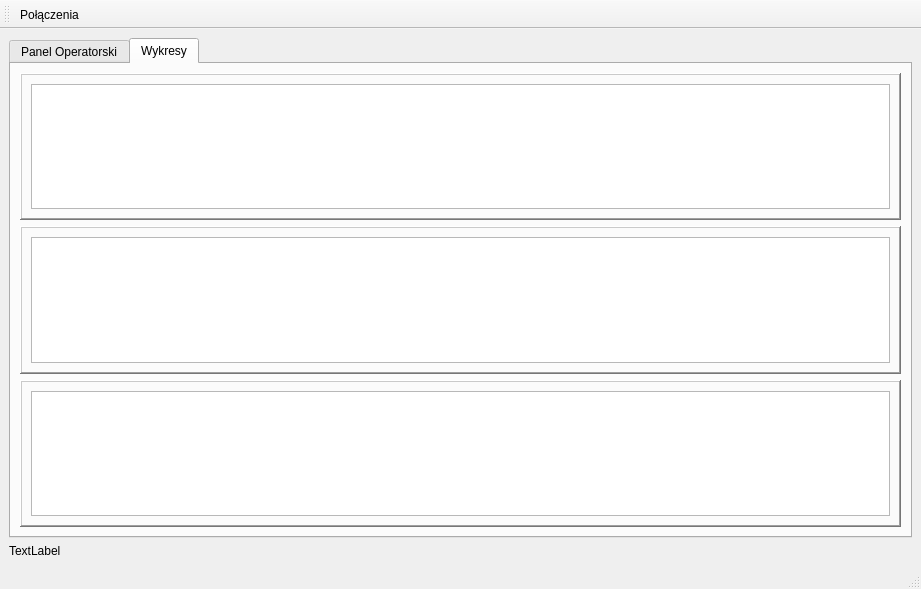
<?xml version="1.0" encoding="UTF-8"?>
<ui version="4.0">
 <class>MainWindow</class>
 <widget class="QMainWindow" name="MainWindow">
  <property name="geometry">
   <rect>
    <x>0</x>
    <y>0</y>
    <width>921</width>
    <height>589</height>
   </rect>
  </property>
  <property name="windowTitle">
   <string>MainWindow</string>
  </property>
  <widget class="QWidget" name="centralwidget">
   <layout class="QVBoxLayout" name="verticalLayout">
    <item>
     <widget class="QTabWidget" name="tabWidget">
      <property name="currentIndex">
       <number>1</number>
      </property>
      <widget class="QWidget" name="PanelOp">
       <attribute name="title">
        <string>Panel Operatorski</string>
       </attribute>
       <layout class="QHBoxLayout" name="horizontalLayout_3">
        <item>
         <layout class="QVBoxLayout" name="verticalLayout_6">
          <item>
           <widget class="QFrame" name="P_Frame_Viz">
            <property name="sizePolicy">
             <sizepolicy hsizetype="Preferred" vsizetype="Expanding">
              <horstretch>0</horstretch>
              <verstretch>0</verstretch>
             </sizepolicy>
            </property>
            <property name="frameShape">
             <enum>QFrame::WinPanel</enum>
            </property>
            <property name="frameShadow">
             <enum>QFrame::Raised</enum>
            </property>
            <layout class="QHBoxLayout" name="horizontalLayout_4">
             <item>
              <widget class="Viewer" name="View" native="true"/>
             </item>
            </layout>
           </widget>
          </item>
          <item>
           <widget class="QFrame" name="P_Frame_zad">
            <property name="frameShape">
             <enum>QFrame::WinPanel</enum>
            </property>
            <property name="frameShadow">
             <enum>QFrame::Raised</enum>
            </property>
            <layout class="QVBoxLayout" name="verticalLayout_5">
             <item>
              <layout class="QVBoxLayout" name="verticalLayout_4">
               <item>
                <widget class="QLabel" name="label_4">
                 <property name="text">
                  <string>Zadaj współrzędne:</string>
                 </property>
                </widget>
               </item>
               <item>
                <layout class="QHBoxLayout" name="horizontalLayout_2">
                 <item>
                  <layout class="QHBoxLayout" name="horizontalLayout">
                   <item>
                    <layout class="QFormLayout" name="formLayout">
                     <item row="0" column="0">
                      <widget class="QLabel" name="label">
                       <property name="text">
                        <string>X:</string>
                       </property>
                      </widget>
                     </item>
                     <item row="1" column="0">
                      <widget class="QLabel" name="label_2">
                       <property name="text">
                        <string>Y:</string>
                       </property>
                      </widget>
                     </item>
                     <item row="2" column="0">
                      <widget class="QLabel" name="label_3">
                       <property name="text">
                        <string>Z:</string>
                       </property>
                      </widget>
                     </item>
                     <item row="0" column="1">
                      <widget class="QLineEdit" name="LE_ZadajX">
                       <property name="sizePolicy">
                        <sizepolicy hsizetype="Fixed" vsizetype="Preferred">
                         <horstretch>0</horstretch>
                         <verstretch>0</verstretch>
                        </sizepolicy>
                       </property>
                      </widget>
                     </item>
                     <item row="1" column="1">
                      <widget class="QLineEdit" name="LE_ZadajY">
                       <property name="sizePolicy">
                        <sizepolicy hsizetype="Fixed" vsizetype="Preferred">
                         <horstretch>0</horstretch>
                         <verstretch>0</verstretch>
                        </sizepolicy>
                       </property>
                      </widget>
                     </item>
                     <item row="2" column="1">
                      <widget class="QLineEdit" name="LE_ZadajZ">
                       <property name="sizePolicy">
                        <sizepolicy hsizetype="Fixed" vsizetype="Preferred">
                         <horstretch>0</horstretch>
                         <verstretch>0</verstretch>
                        </sizepolicy>
                       </property>
                      </widget>
                     </item>
                    </layout>
                   </item>
                   <item>
                    <layout class="QVBoxLayout" name="verticalLayout_3">
                     <item>
                      <widget class="QPushButton" name="PB_Wyczysc">
                       <property name="text">
                        <string>Wyczyść</string>
                       </property>
                      </widget>
                     </item>
                     <item>
                      <widget class="QPushButton" name="PB_Wyslij">
                       <property name="text">
                        <string>Wyślij</string>
                       </property>
                      </widget>
                     </item>
                    </layout>
                   </item>
                  </layout>
                 </item>
                 <item>
                  <spacer name="horizontalSpacer">
                   <property name="orientation">
                    <enum>Qt::Horizontal</enum>
                   </property>
                   <property name="sizeHint" stdset="0">
                    <size>
                     <width>40</width>
                     <height>20</height>
                    </size>
                   </property>
                  </spacer>
                 </item>
                </layout>
               </item>
              </layout>
             </item>
            </layout>
           </widget>
          </item>
         </layout>
        </item>
        <item>
         <widget class="QFrame" name="P_Frame_Przeg">
          <property name="sizePolicy">
           <sizepolicy hsizetype="Preferred" vsizetype="Preferred">
            <horstretch>0</horstretch>
            <verstretch>0</verstretch>
           </sizepolicy>
          </property>
          <property name="frameShape">
           <enum>QFrame::WinPanel</enum>
          </property>
          <property name="frameShadow">
           <enum>QFrame::Raised</enum>
          </property>
          <layout class="QVBoxLayout" name="verticalLayout_7">
           <item>
            <widget class="QLabel" name="label_5">
             <property name="sizePolicy">
              <sizepolicy hsizetype="Minimum" vsizetype="Fixed">
               <horstretch>0</horstretch>
               <verstretch>0</verstretch>
              </sizepolicy>
             </property>
             <property name="text">
              <string>Nastawy przegubów:</string>
             </property>
            </widget>
           </item>
           <item>
            <layout class="QFormLayout" name="formLayout_2">
             <item row="0" column="0">
              <widget class="QLabel" name="label_6">
               <property name="text">
                <string>Q1:</string>
               </property>
              </widget>
             </item>
             <item row="1" column="0">
              <widget class="QLabel" name="label_7">
               <property name="text">
                <string>Q2:</string>
               </property>
              </widget>
             </item>
             <item row="2" column="0">
              <widget class="QLabel" name="label_8">
               <property name="text">
                <string>Q3:</string>
               </property>
              </widget>
             </item>
             <item row="0" column="1">
              <widget class="QLineEdit" name="LE_Q1">
               <property name="sizePolicy">
                <sizepolicy hsizetype="Fixed" vsizetype="Preferred">
                 <horstretch>0</horstretch>
                 <verstretch>0</verstretch>
                </sizepolicy>
               </property>
               <property name="readOnly">
                <bool>true</bool>
               </property>
              </widget>
             </item>
             <item row="1" column="1">
              <widget class="QLineEdit" name="LE_Q2">
               <property name="sizePolicy">
                <sizepolicy hsizetype="Fixed" vsizetype="Preferred">
                 <horstretch>0</horstretch>
                 <verstretch>0</verstretch>
                </sizepolicy>
               </property>
               <property name="readOnly">
                <bool>true</bool>
               </property>
              </widget>
             </item>
             <item row="2" column="1">
              <widget class="QLineEdit" name="LE_Q3">
               <property name="sizePolicy">
                <sizepolicy hsizetype="Fixed" vsizetype="Preferred">
                 <horstretch>0</horstretch>
                 <verstretch>0</verstretch>
                </sizepolicy>
               </property>
               <property name="readOnly">
                <bool>true</bool>
               </property>
              </widget>
             </item>
            </layout>
           </item>
          </layout>
         </widget>
        </item>
       </layout>
      </widget>
      <widget class="QWidget" name="Wykresy">
       <attribute name="title">
        <string>Wykresy</string>
       </attribute>
       <layout class="QVBoxLayout" name="verticalLayout_14">
        <item>
         <widget class="QFrame" name="W_Frame_Q1">
          <property name="frameShape">
           <enum>QFrame::WinPanel</enum>
          </property>
          <property name="frameShadow">
           <enum>QFrame::Raised</enum>
          </property>
          <layout class="QVBoxLayout" name="verticalLayout_9">
           <item>
            <widget class="QChartView" name="QChartView_Q1"/>
           </item>
          </layout>
         </widget>
        </item>
        <item>
         <widget class="QFrame" name="W_Frame_Q2">
          <property name="frameShape">
           <enum>QFrame::WinPanel</enum>
          </property>
          <property name="frameShadow">
           <enum>QFrame::Raised</enum>
          </property>
          <layout class="QVBoxLayout" name="verticalLayout_10">
           <item>
            <widget class="QChartView" name="QChartView_Q2"/>
           </item>
          </layout>
         </widget>
        </item>
        <item>
         <widget class="QFrame" name="W_Frame_Q3">
          <property name="frameShape">
           <enum>QFrame::WinPanel</enum>
          </property>
          <property name="frameShadow">
           <enum>QFrame::Raised</enum>
          </property>
          <layout class="QVBoxLayout" name="verticalLayout_12">
           <item>
            <widget class="QChartView" name="QChartView_Q3"/>
           </item>
          </layout>
         </widget>
        </item>
       </layout>
      </widget>
     </widget>
    </item>
    <item>
     <widget class="QLabel" name="StatusLabel">
      <property name="text">
       <string>TextLabel</string>
      </property>
     </widget>
    </item>
   </layout>
  </widget>
  <widget class="QMenuBar" name="menubar">
   <property name="geometry">
    <rect>
     <x>0</x>
     <y>0</y>
     <width>921</width>
     <height>21</height>
    </rect>
   </property>
  </widget>
  <widget class="QStatusBar" name="statusbar"/>
  <widget class="QToolBar" name="toolBar">
   <property name="windowTitle">
    <string>toolBar</string>
   </property>
   <attribute name="toolBarArea">
    <enum>TopToolBarArea</enum>
   </attribute>
   <attribute name="toolBarBreak">
    <bool>false</bool>
   </attribute>
   <addaction name="actionPolaczenia"/>
  </widget>
  <action name="actionPolaczenia">
   <property name="text">
    <string>Połączenia</string>
   </property>
  </action>
 </widget>
 <customwidgets>
  <customwidget>
   <class>QChartView</class>
   <extends>QGraphicsView</extends>
   <header>QtCharts</header>
  </customwidget>
  <customwidget>
   <class>Viewer</class>
   <extends>QWidget</extends>
   <header>viewer.h</header>
   <container>1</container>
  </customwidget>
 </customwidgets>
 <resources/>
 <connections/>
</ui>
